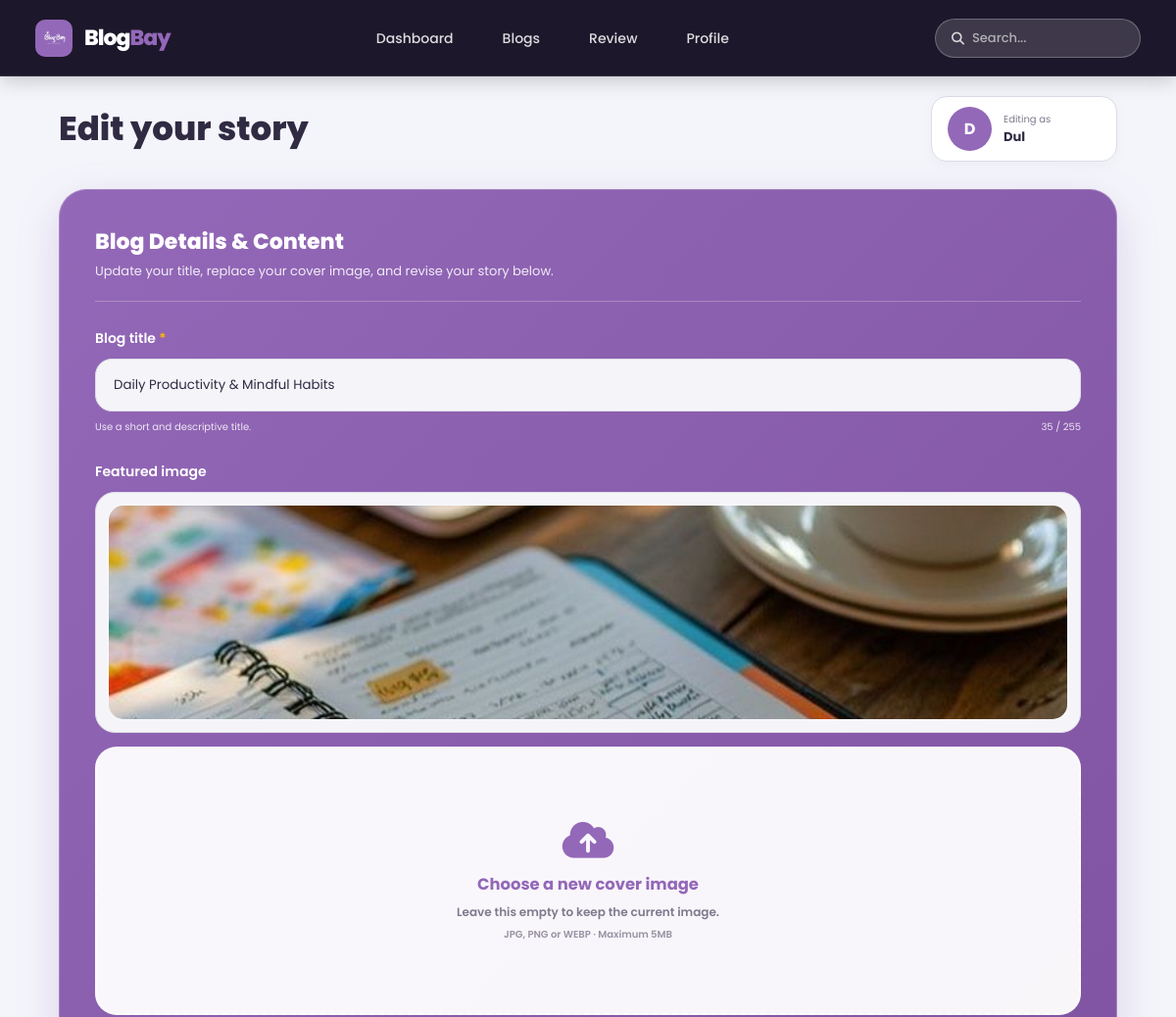
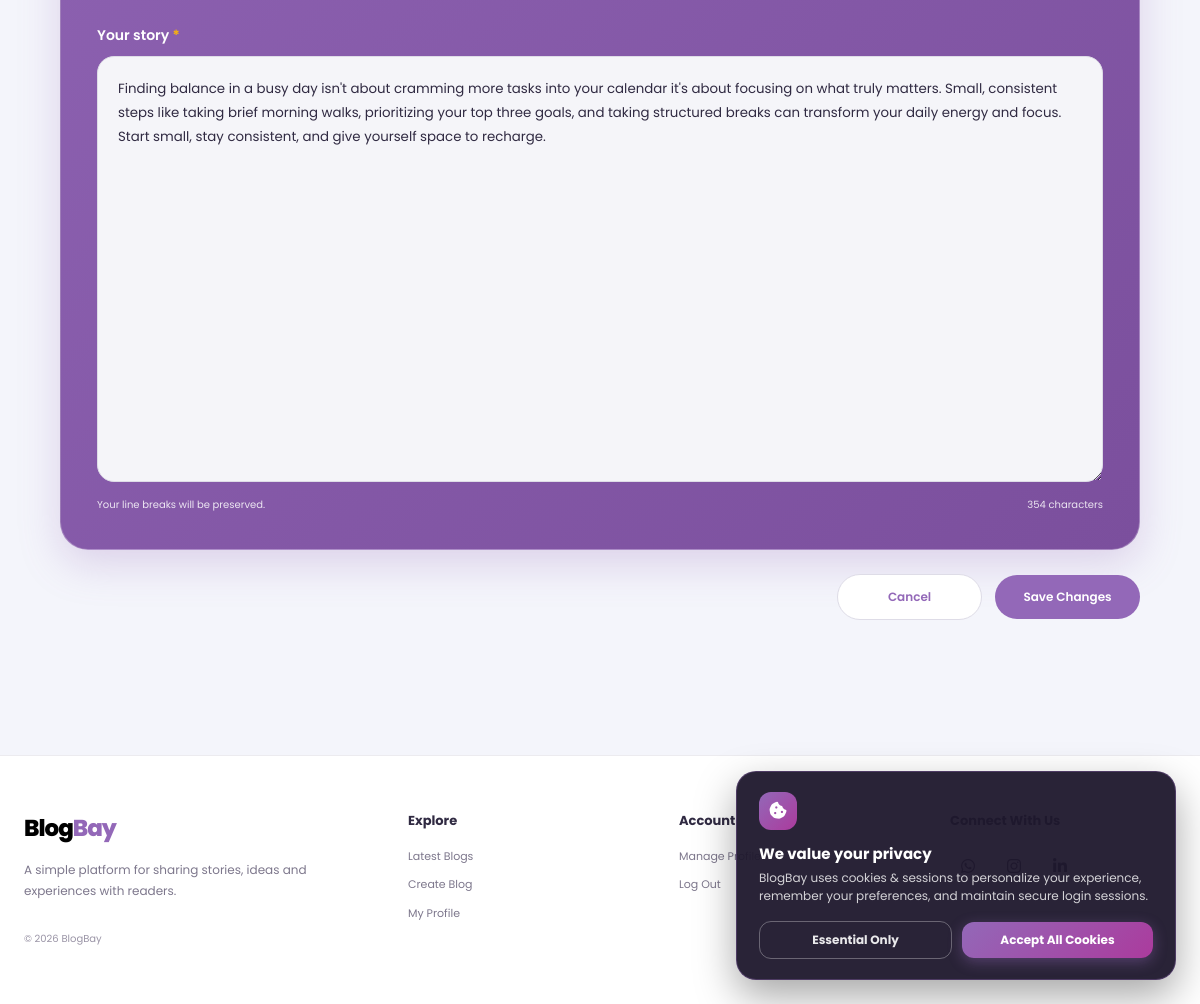
/edit_blog.php?id=12 (signed in), run on the app's committed database (2 pictures, top to bottom).
### tables this page shows
CREATE TABLE IF NOT EXISTS `blogpost` (
  `id` int(11) NOT NULL AUTO_INCREMENT PRIMARY KEY,
  `user_id` int(11) DEFAULT NULL,
  `title` varchar(255) DEFAULT NULL,
  `content` text DEFAULT NULL,
  `created_at` timestamp NOT NULL DEFAULT current_timestamp(),
  `updated_at` timestamp NOT NULL DEFAULT current_timestamp() ON UPDATE current_timestamp(),
  `image` varchar(255) DEFAULT NULL,
  CONSTRAINT `blogpost_ibfk_1` FOREIGN KEY (`user_id`) REFERENCES `user` (`id`) ON DELETE CASCADE
);

### edit_blog.php (the view, shortened to what this page needs)
<?php
include "config.php";
include "site_config.php";
$blogID = (int) $_GET['id'];
$userID = (int) $_SESSION['user_id'];
$sql = "SELECT * FROM blogpost WHERE id = $blogID AND user_id = $userID";
$result = mysqli_query($conn, $sql);
$blog = mysqli_fetch_assoc($result);
?>
<!DOCTYPE html>
<html lang="en">
<head>
    <link rel="stylesheet" href="css/create_blog.css?v=<?php echo time(); ?>">
    <link rel="stylesheet" href="css/edit_blog.css?v=<?php echo time(); ?>">
    <link rel="stylesheet" href="css/footer.css?v=<?php echo time(); ?>">
    <link rel="stylesheet" href="css/responsive.css?v=<?php echo time(); ?>">
    <link rel="stylesheet" href="https://cdnjs.cloudflare.com/ajax/libs/font-awesome/6.7.2/css/all.min.css">
</head>
<body>
<header class="hero-navbar hero-navbar-solid">
    <div class="hero-navbar-inner">
        <a href="dashboard.php" class="hero-brand">
            <?php echo renderSiteLogo(); ?>
            <?php echo renderSiteName(); ?>
        </a>
        <nav class="hero-nav-links">
            <a href="dashboard.php" class="hero-nav-item">Dashboard</a>
            <a href="dashboard.php#blogGrid" class="hero-nav-item">Blogs</a>
            <a href="reviews.php" class="hero-nav-item">Review</a>
            <a href="profile.php" class="hero-nav-item">Profile</a>
        </nav>
        <div class="hero-search-box" style="position: relative; display: flex; align-items: center; background: rgba(255, 255, 255, 0.15) !important; border: 1px solid rgba(255, 255, 255, 0.25) !important; border-radius: 999px !important; padding: 6px 16px !important; width: 210px !important;">
            <i class="fa-solid fa-magnifying-glass" style="color: rgba(255, 255, 255, 0.8) !important; margin-right: 8px !important; font-size: 13px !important;"></i>
            <input id="blogSearch" type="text" placeholder="Search..." style="background: transparent !important; border: none !important; outline: none !important; color: #ffffff !important; font-size: 13px !important; width: 100% !important; box-shadow: none !important; padding: 0 !important; margin: 0 !important; height: auto !important;" onkeydown="if(event.key==='Enter'){ window.location.href='dashboard.php?search='+encodeURIComponent(this.value); }">
        </div>
    </div>
</header>
<main class="page-wrapper">
    <div class="editor-header-plain">
        <h1>Edit your story</h1>
        <div class="author-card">
            <?php echo renderUserAvatar($_SESSION['username'], $_SESSION['profile_pic'] ?? null, 'author-avatar'); ?>
            <div>
                <span>Editing as</span>
                <strong><?php echo htmlspecialchars($_SESSION['username']); ?></strong>
            </div>
        </div>
    </div>
    <form method="POST" enctype="multipart/form-data" class="editor-form">
        <section class="editor-card unified-editor-card">
            <div class="section-heading">
                <h2>Blog Details & Content</h2>
                <p>Update your title, replace your cover image, and revise your story below.</p>
            </div>
            <div class="form-group">
                <label for="title">Blog title <span>*</span></label>
                <input id="title" type="text" name="title" maxlength="255" value="<?php echo htmlspecialchars($blog['title']); ?>" required>
                <div class="field-info">
                    <span>Use a short and descriptive title.</span>
                    <span id="titleCount">0 / 255</span>
                </div>
            </div>
            <div class="form-group">
                <label>Featured image</label>
                <?php if (!empty($blog['image'])) { ?>
                    <div class="current-image-wrapper" style="margin-bottom:14px;">
                        <img src="uploads/<?php echo htmlspecialchars($blog['image']); ?>" alt="Current featured image" class="current-image" style="max-height:220px; width:100%; border-radius:16px; object-fit:cover; border:1px solid rgba(255,255,255,0.3);">
                    </div>
                <?php } ?>
                <label for="image" class="upload-box">
                    <div id="uploadPrompt" class="upload-prompt">
                        <i class="fa-solid fa-cloud-arrow-up upload-icon"></i>
                        <h3>Choose a new cover image</h3>
                        <p>Leave this empty to keep the current image.</p>
                        <small>JPG, PNG or WEBP · Maximum 5MB</small>
                    </div>
                </label>
            </div>
            <div class="form-group">
                <label for="content">Your story <span>*</span></label>
                <textarea id="content" name="content" rows="16" required><?php echo htmlspecialchars($blog['content']); ?></textarea>
                <div class="field-info">
                    <span>Your line breaks will be preserved.</span>
                    <span id="contentCount">0 characters</span>
                </div>
            </div>
        </section>
        <div class="form-actions">
            <a href="view_blog.php?id=<?php echo $blogID; ?>" class="cancel-btn">Cancel</a>
            <button type="submit" name="update" class="update-btn">
                <i class="fa-solid fa-floppy-disk"></i> Save Changes
            </button>
        </div>
    </form>
</main>
<?php include "includes/footer.php"; ?>
</body>
</html>

### css/responsive.css (style rules this page uses)
html, body { max-width: 100vw !important; overflow-x: hidden !important; box-sizing: border-box !important; }
*, *:before, *:after { box-sizing: inherit !important; }
.hero-navbar { width: 100% !important; max-width: 100vw !important; box-sizing: border-box !important; z-index: 1000 !important; }
@media (min-width: 769px) { .hero-navbar.hero-navbar-solid { position: relative !important; top: auto !important; left: auto !important; height: 78px !important; background: #1d172b !important; border-bottom: 1px solid rgba(255, 255, 255, 0.12) !important; box-shadow: 0 4px 20px rgba(0, 0, 0, 0.2) !important; } }
@media (min-width: 769px) { .hero-navbar-inner { height: 78px !important; padding: 0 36px !important; display: flex !important; align-items: center !important; justify-content: space-between !important; gap: 24px !important; max-width: 1300px !important; margin: 0 auto !important; } }
.hero-search-box { width: 100% !important; max-width: 100% !important; order: 2 !important; box-sizing: border-box !important; }

### data on the page
blogpost: title "Daily Productivity & Mindful Habits", image (picture), content "Finding balance in a busy day isn't about cramming more tasks into your calendar it's about focusing on what truly matters. Small, consistent steps like taking brief morning walks, prioritizing your top three goals, and taking structured breaks can transform your daily energy and focus. Start small, stay consistent, and give yourself space to recharge."

### other printed values
$letter "D"
$_SESSION['username'] "Dul"
$siteName "BlogBay"
